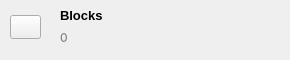
                           <widget class="ButtonFrame" name="blocks_card">
                            <property name="minimumSize">
                             <size>
                              <width>280</width>
                              <height>50</height>
                             </size>
                            </property>
                            <property name="cursor">
                             <cursorShape>PointingHandCursor</cursorShape>
                            </property>
                            <property name="styleSheet">
                             <string notr="true">QFrame#tertiary_btn{
	border: 1px solid #E3E4E6;
	border-radius: 10px;
}

QFrame#tertiary_btn:hover{
	border: 3px solid #DBEAFE;
	background: #DBEAFE;
}</string>
                            </property>
                            <widget class="QLabel" name="head_12">
                             <property name="geometry">
                              <rect>
                               <x>60</x>
                               <y>5</y>
                               <width>161</width>
                               <height>21</height>
                              </rect>
                             </property>
                             <property name="font">
                              <font>
                               <family>Segoe UI</family>
                               <pointsize>10</pointsize>
                               <bold>true</bold>
                              </font>
                             </property>
                             <property name="text">
                              <string>Blocks</string>
                             </property>
                            </widget>
                            <widget class="QLabel" name="blocks_count">
                             <property name="geometry">
                              <rect>
                               <x>60</x>
                               <y>30</y>
                               <width>181</width>
                               <height>21</height>
                              </rect>
                             </property>
                             <property name="font">
                              <font>
                               <family>Inter</family>
                              </font>
                             </property>
                             <property name="styleSheet">
                              <string notr="true">color: #818181;</string>
                             </property>
                             <property name="text">
                              <string>&lt;!DOCTYPE HTML PUBLIC &quot;-//W3C//DTD HTML 4.0//EN&quot; &quot;http://www.w3.org/TR/REC-html40/strict.dtd&quot;&gt;
&lt;html&gt;&lt;head&gt;&lt;meta name=&quot;qrichtext&quot; content=&quot;1&quot; /&gt;&lt;meta charset=&quot;utf-8&quot; /&gt;&lt;style type=&quot;text/css&quot;&gt;
p, li { white-space: pre-wrap; }
hr { height: 1px; border-width: 0; }
li.unchecked::marker { content: &quot;\2610&quot;; }
li.checked::marker { content: &quot;\2612&quot;; }
&lt;/style&gt;&lt;/head&gt;&lt;body style=&quot; font-family:'Inter'; font-size:9pt; font-weight:400; font-style:normal;&quot;&gt;
&lt;p style=&quot; margin-top:12px; margin-bottom:2px; margin-left:0px; margin-right:0px; -qt-block-indent:0; text-indent:0px;&quot;&gt;&lt;span style=&quot; font-family:'Segoe Ui';&quot;&gt;0&lt;/span&gt;&lt;/p&gt;&lt;/body&gt;&lt;/html&gt;</string>
                             </property>
                             <property name="alignment">
                              <set>Qt::AlignmentFlag::AlignLeading|Qt::AlignmentFlag::AlignLeft|Qt::AlignmentFlag::AlignTop</set>
                             </property>
                            </widget>
                            <widget class="QLabel" name="coner_shadow_12">
                             <property name="geometry">
                              <rect>
                               <x>90</x>
                               <y>0</y>
                               <width>191</width>
                               <height>51</height>
                              </rect>
                             </property>
                             <property name="text">
                              <string/>
                             </property>
                             <property name="pixmap">
                              <pixmap resource="../assets/icons.qrc">:/icons/images/corner_gradient.png</pixmap>
                             </property>
                             <property name="scaledContents">
                              <bool>true</bool>
                             </property>
                            </widget>
                            <widget class="QPushButton" name="icon_12">
                             <property name="geometry">
                              <rect>
                               <x>10</x>
                               <y>15</y>
                               <width>31</width>
                               <height>24</height>
                              </rect>
                             </property>
                             <property name="text">
                              <string/>
                             </property>
                             <property name="icon">
                              <iconset resource="../assets/icons.qrc">
                               <normaloff>:/icons/icons/blocks_icon.svg</normaloff>:/icons/icons/blocks_icon.svg</iconset>
                             </property>
                             <property name="iconSize">
                              <size>
                               <width>32</width>
                               <height>32</height>
                              </size>
                             </property>
                            </widget>
                           </widget>
